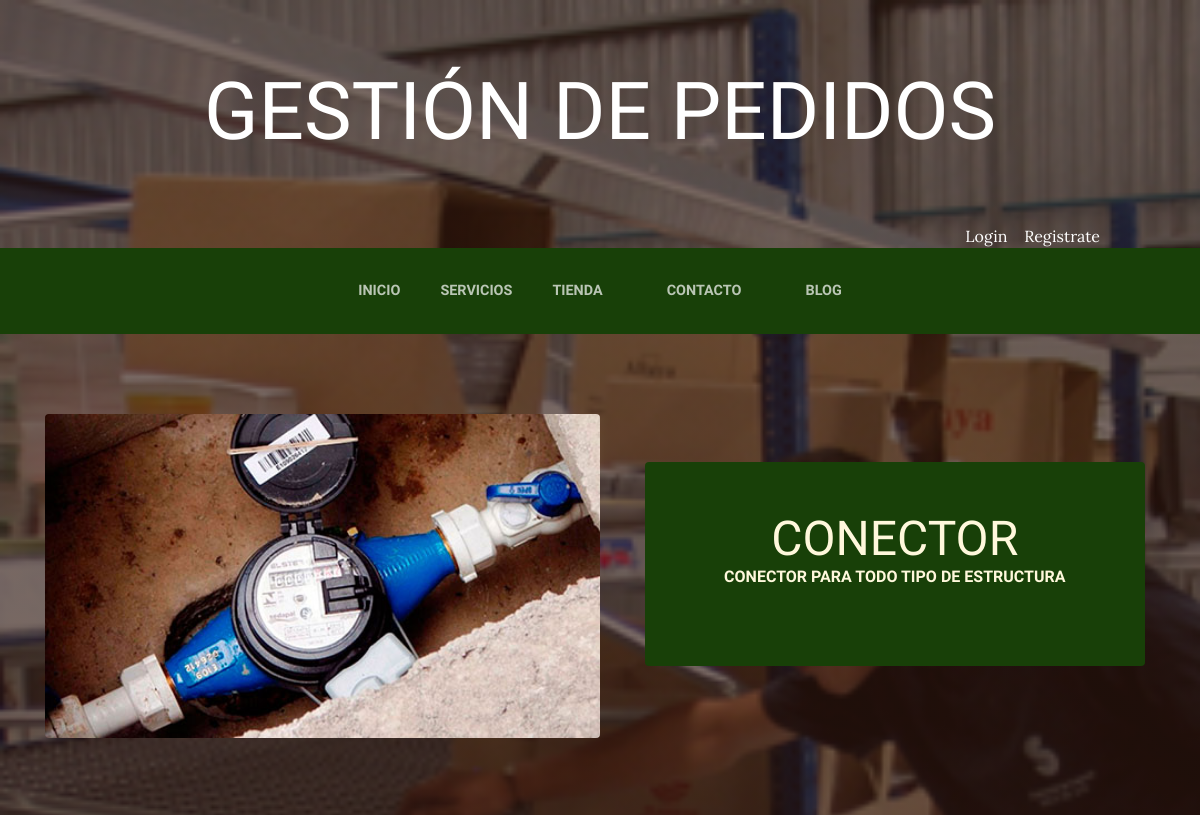
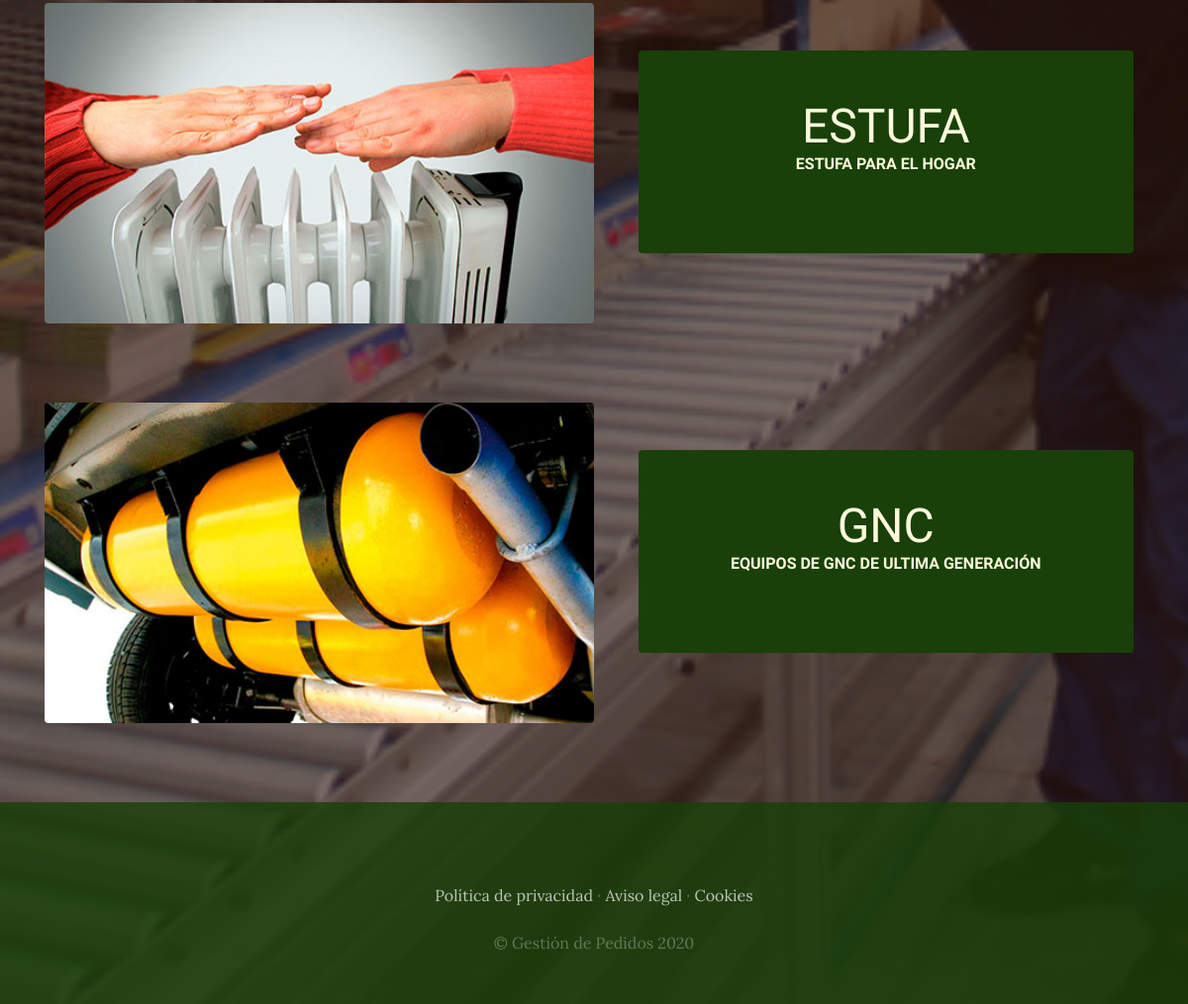
The app's page /servicios/ with its own data (2 pictures, top to bottom).
### Servicios/models.py (models this page shows, shortened)
class Servicio(models.Model):
    titulo=models.CharField(max_length=50)
    contenido=models.CharField(max_length=50)
    imagen=models.ImageField(upload_to='servicios')
    created=models.DateTimeField(auto_now_add=True)
    updated=models.DateTimeField(auto_now_add=True)
    class Meta:
        verbose_name='Servicio'
        verbose_name_plural='Servicios'

### Servicios/views.py (the view)
# urls.py: path('servicios/', include('Servicios.urls')),
def servicios(request):
    servicios=Servicio.objects.all()
    return render(request, "Servicios/servicios.html", {"servicios":
servicios})

### carro/context_processor.py (called while the page is built)
def importe_total_carro(request):
    total=0
    if request.user.is_authenticated:
        for key, value in request.session["carro"].items():
            total=total+float(value["precio"])
    else:
        total="Debes hacer login"
    return {"importe_total_carro":total}

### Servicios/templates/servicios/servicios.html
{% extends "proyectoWebApp/base.html" %}
{% load static %}
{% block content %}
   {% for servicio in servicios %}
<section class="page-section clearfix">
   <div class="container">
     <div class="intro">
       <img class="intro-img img-fluid mb-3 mb-lg-0 rounded" src="{{servicio.imagen.url}} "alt="" style="width: 50%;">
       <div class="intro-text left-0 text-center bg-faded p-5 rounded">
         <h2 class="section-heading mb-4" >
           <span class="section-heading-lower">{{servicio.titulo}} </span>
           <span class="section-heading-upper">{{servicio.contenido}}</span>
         </h2>
       </div>
     </div>
   </div>
 </section>
   {% endfor%}
{% endblock %}

### proyectoWebApp/static/proyectoWebApp/css/gestion.css (style rules this page uses)
body { font-family: 'Lora'; background: linear-gradient(rgba(47, 23, 15, 0.65), rgba(47, 23, 15, 0.65)), url("../img/bg_main.jpg"); background-attachment: fixed; background-position: center; background-size: cover; }
h1, h2, h3, h4, h5, h6 { font-family: 'Raleway'; }
.page-section { margin-top: 5rem; margin-bottom: 5rem; }
.section-heading { text-transform: uppercase; }
.section-heading .section-heading-upper { display: block; font-size: 1rem; font-weight: 800; padding-bottom:.5rem; }
.section-heading .section-heading-lower { display: block; font-size: 3rem; font-weight: 100; }
.bg-faded { background-color: rgba(255, 255, 255, 0.85); }
.intro { position: relative; }
@media (min-width: 992px) { .intro .intro-img { width: 75%; float: left; } }
@media (min-width: 992px) { .intro .intro-text { left: 600; width: 60%; margin-top: 3rem; background-color: rgba(24, 64, 8); color: cornsilk; position: absolute; } }
@media (min-width: 1200px) { .intro .intro-text { width: 45%; } }

### records on screen
Servicio: imagen (picture), titulo "CONECTOR", contenido "CONECTOR PARA TODO TIPO DE ESTRUCTURA"
Servicio: imagen (picture), titulo "ESTUFA", contenido "ESTUFA PARA EL HOGAR"
Servicio: imagen (picture), titulo "GNC", contenido "EQUIPOS DE GNC DE ULTIMA GENERACIÓN"
